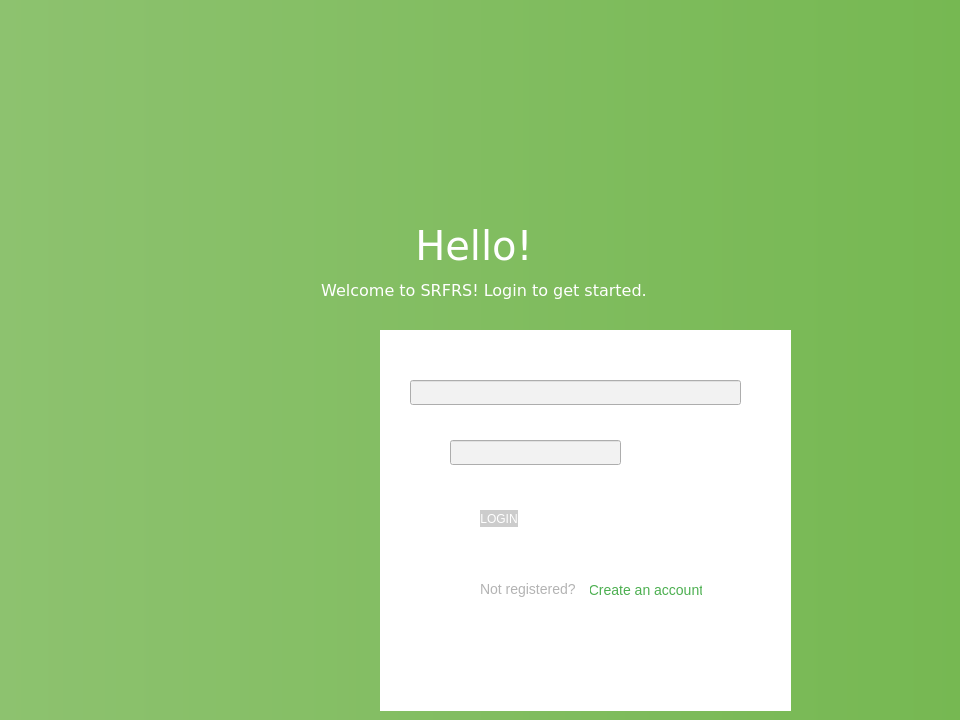
<?xml version="1.0" encoding="UTF-8"?>
<ui version="4.0">
 <class>LoginWindow</class>
 <widget class="QMainWindow" name="LoginWindow">
  <property name="geometry">
   <rect>
    <x>0</x>
    <y>0</y>
    <width>960</width>
    <height>720</height>
   </rect>
  </property>
  <property name="windowTitle">
   <string>MainWindow</string>
  </property>
  <widget class="QWidget" name="centralWidget">
   <property name="styleSheet">
    <string notr="true">QWidget#centralWidget { 
/*background-color: qlineargradient(spread:pad, x1:0, y1:0, x2:0, y2:1, stop:0 rgba(38, 147, 206, 255), stop:0.5 rgba(39, 149, 210, 255), stop:1 rgba(18, 109, 158, 255)); */
/* background-color: rgb(39,149,210) */
background: qlineargradient(spread:pad, x1:0, y1:0, x2:1, y2:0, stop:0 #8DC26F, stop:1 #76b852);
}

QLabel { 
color: white; background: transparent;
}

QPushButton {
color: white;
background: #4CAF50;
border-radius: 0px;
}

QPushButton:hover {
background: #43A047
}

QPushButton:disabled {
background-color: rgb(204, 204, 204);
}</string>
   </property>
   <widget class="QLabel" name="lblHello">
    <property name="geometry">
     <rect>
      <x>0</x>
      <y>220</y>
      <width>948</width>
      <height>51</height>
     </rect>
    </property>
    <property name="sizePolicy">
     <sizepolicy hsizetype="Minimum" vsizetype="Minimum">
      <horstretch>0</horstretch>
      <verstretch>0</verstretch>
     </sizepolicy>
    </property>
    <property name="font">
     <font>
      <family>Verdana</family>
      <pointsize>30</pointsize>
      <weight>50</weight>
      <italic>false</italic>
      <bold>false</bold>
      <stylestrategy>PreferAntialias</stylestrategy>
      <kerning>true</kerning>
     </font>
    </property>
    <property name="cursor">
     <cursorShape>ArrowCursor</cursorShape>
    </property>
    <property name="styleSheet">
     <string notr="true"/>
    </property>
    <property name="text">
     <string>Hello!</string>
    </property>
    <property name="scaledContents">
     <bool>false</bool>
    </property>
    <property name="alignment">
     <set>Qt::AlignCenter</set>
    </property>
   </widget>
   <widget class="QLabel" name="lblWelcome">
    <property name="geometry">
     <rect>
      <x>10</x>
      <y>270</y>
      <width>948</width>
      <height>41</height>
     </rect>
    </property>
    <property name="sizePolicy">
     <sizepolicy hsizetype="Minimum" vsizetype="Minimum">
      <horstretch>0</horstretch>
      <verstretch>0</verstretch>
     </sizepolicy>
    </property>
    <property name="font">
     <font>
      <family>Verdana</family>
      <pointsize>12</pointsize>
      <weight>50</weight>
      <italic>false</italic>
      <bold>false</bold>
      <stylestrategy>PreferAntialias</stylestrategy>
     </font>
    </property>
    <property name="cursor">
     <cursorShape>ArrowCursor</cursorShape>
    </property>
    <property name="text">
     <string>Welcome to SRFRS! Login to get started.</string>
    </property>
    <property name="scaledContents">
     <bool>false</bool>
    </property>
    <property name="alignment">
     <set>Qt::AlignCenter</set>
    </property>
   </widget>
   <widget class="QStackedWidget" name="loginStacked">
    <property name="enabled">
     <bool>true</bool>
    </property>
    <property name="geometry">
     <rect>
      <x>380</x>
      <y>330</y>
      <width>411</width>
      <height>381</height>
     </rect>
    </property>
    <property name="styleSheet">
     <string notr="true">QWidget#loginStacked {
border:0;
background: white;
}


</string>
    </property>
    <widget class="QWidget" name="loginBox">
     <property name="styleSheet">
      <string notr="true">QLineEdit {
outline: 0;
background: #f2f2f2;
padding-left: 8px;
}

QLabel {
color: #b3b3b3;
font-size: 14px;
}

QPushButton#btnCreate {
background: 0;
color: #4CAF50;
font-size: 14px;
border-radius: 0px;
}</string>
     </property>
     <widget class="QLineEdit" name="txtUsername">
      <property name="geometry">
       <rect>
        <x>30</x>
        <y>50</y>
        <width>331</width>
        <height>25</height>
       </rect>
      </property>
     </widget>
     <widget class="QLineEdit" name="txtPassword">
      <property name="geometry">
       <rect>
        <x>70</x>
        <y>110</y>
        <width>171</width>
        <height>25</height>
       </rect>
      </property>
     </widget>
     <widget class="QPushButton" name="btnLogin">
      <property name="enabled">
       <bool>false</bool>
      </property>
      <property name="geometry">
       <rect>
        <x>100</x>
        <y>180</y>
        <width>38</width>
        <height>17</height>
       </rect>
      </property>
      <property name="cursor">
       <cursorShape>PointingHandCursor</cursorShape>
      </property>
      <property name="text">
       <string>LOGIN</string>
      </property>
      <property name="autoDefault">
       <bool>true</bool>
      </property>
     </widget>
     <widget class="QLabel" name="lblCreate">
      <property name="geometry">
       <rect>
        <x>100</x>
        <y>250</y>
        <width>100</width>
        <height>17</height>
       </rect>
      </property>
      <property name="text">
       <string>Not registered?</string>
      </property>
     </widget>
     <widget class="QPushButton" name="btnCreate">
      <property name="geometry">
       <rect>
        <x>210</x>
        <y>250</y>
        <width>112</width>
        <height>20</height>
       </rect>
      </property>
      <property name="cursor">
       <cursorShape>PointingHandCursor</cursorShape>
      </property>
      <property name="text">
       <string>Create an account</string>
      </property>
      <property name="autoDefault">
       <bool>true</bool>
      </property>
      <property name="flat">
       <bool>true</bool>
      </property>
     </widget>
    </widget>
    <widget class="QWidget" name="createBox">
     <property name="styleSheet">
      <string notr="true">QLineEdit {
outline: 0;
background: #f2f2f2;
padding-left: 8px;
}

QLabel {
color: #b3b3b3;
font-size: 14px;
}

QPushButton#btnSignin {
background: 0;
color: #4CAF50;
font-size: 14px;
border-radius: 0px;
}</string>
     </property>
     <widget class="QPushButton" name="btnRegister">
      <property name="enabled">
       <bool>false</bool>
      </property>
      <property name="geometry">
       <rect>
        <x>130</x>
        <y>210</y>
        <width>38</width>
        <height>17</height>
       </rect>
      </property>
      <property name="cursor">
       <cursorShape>PointingHandCursor</cursorShape>
      </property>
      <property name="text">
       <string>REGISTER</string>
      </property>
      <property name="autoDefault">
       <bool>true</bool>
      </property>
     </widget>
     <widget class="QLineEdit" name="txtRegisterUsername">
      <property name="geometry">
       <rect>
        <x>100</x>
        <y>140</y>
        <width>171</width>
        <height>25</height>
       </rect>
      </property>
     </widget>
     <widget class="QPushButton" name="btnSignin">
      <property name="geometry">
       <rect>
        <x>311</x>
        <y>280</y>
        <width>41</width>
        <height>20</height>
       </rect>
      </property>
      <property name="cursor">
       <cursorShape>PointingHandCursor</cursorShape>
      </property>
      <property name="text">
       <string>Sign in</string>
      </property>
      <property name="autoDefault">
       <bool>true</bool>
      </property>
      <property name="flat">
       <bool>true</bool>
      </property>
     </widget>
     <widget class="QLineEdit" name="txtRegisterPassword">
      <property name="geometry">
       <rect>
        <x>60</x>
        <y>80</y>
        <width>331</width>
        <height>25</height>
       </rect>
      </property>
     </widget>
     <widget class="QLabel" name="lblSignin">
      <property name="geometry">
       <rect>
        <x>130</x>
        <y>280</y>
        <width>121</width>
        <height>17</height>
       </rect>
      </property>
      <property name="text">
       <string>Already registered?</string>
      </property>
     </widget>
    </widget>
   </widget>
  </widget>
 </widget>
 <tabstops>
  <tabstop>txtUsername</tabstop>
  <tabstop>txtPassword</tabstop>
  <tabstop>btnLogin</tabstop>
  <tabstop>btnCreate</tabstop>
  <tabstop>txtRegisterUsername</tabstop>
  <tabstop>txtRegisterPassword</tabstop>
  <tabstop>btnRegister</tabstop>
  <tabstop>btnSignin</tabstop>
 </tabstops>
 <resources/>
 <connections/>
</ui>
